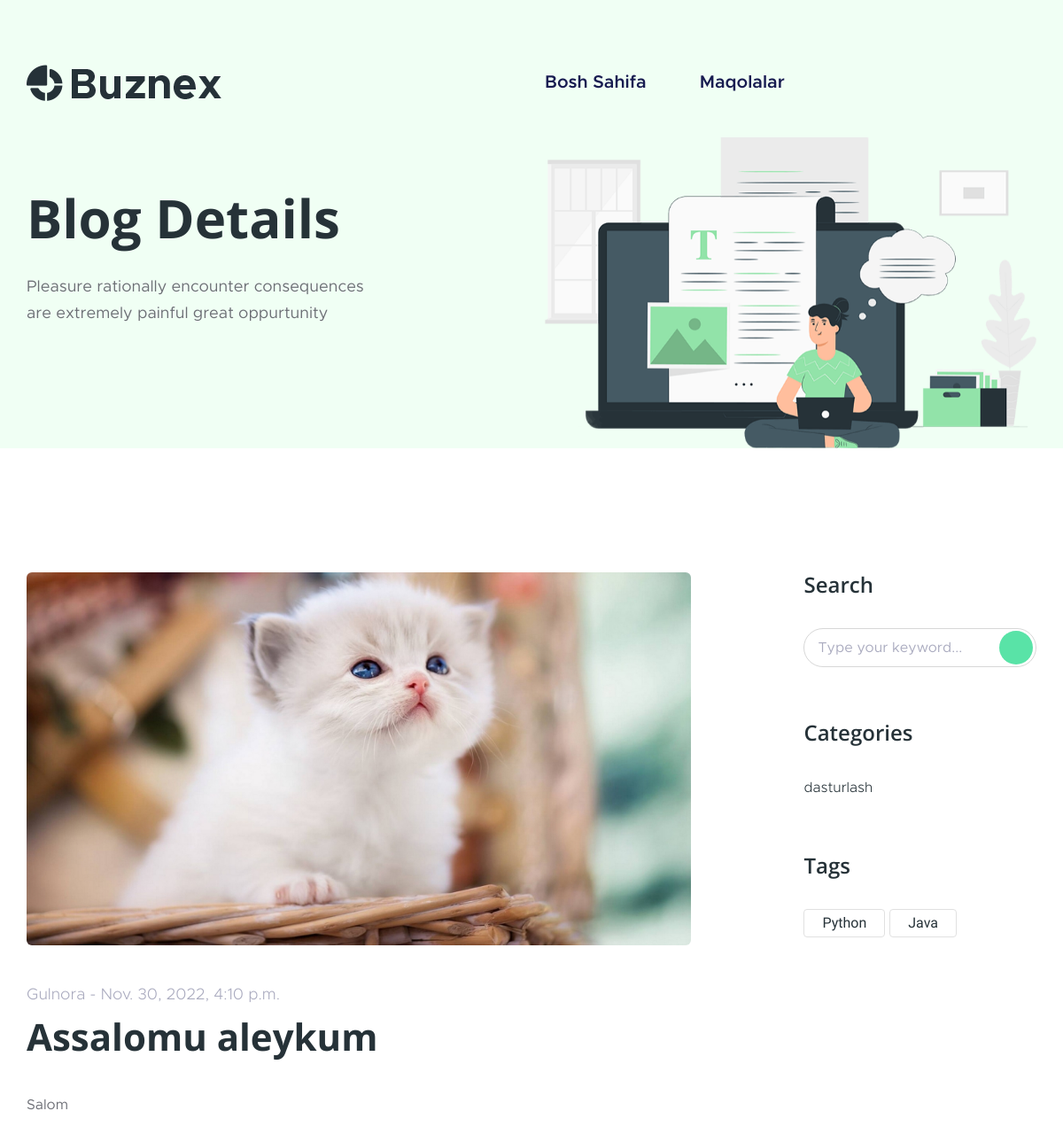
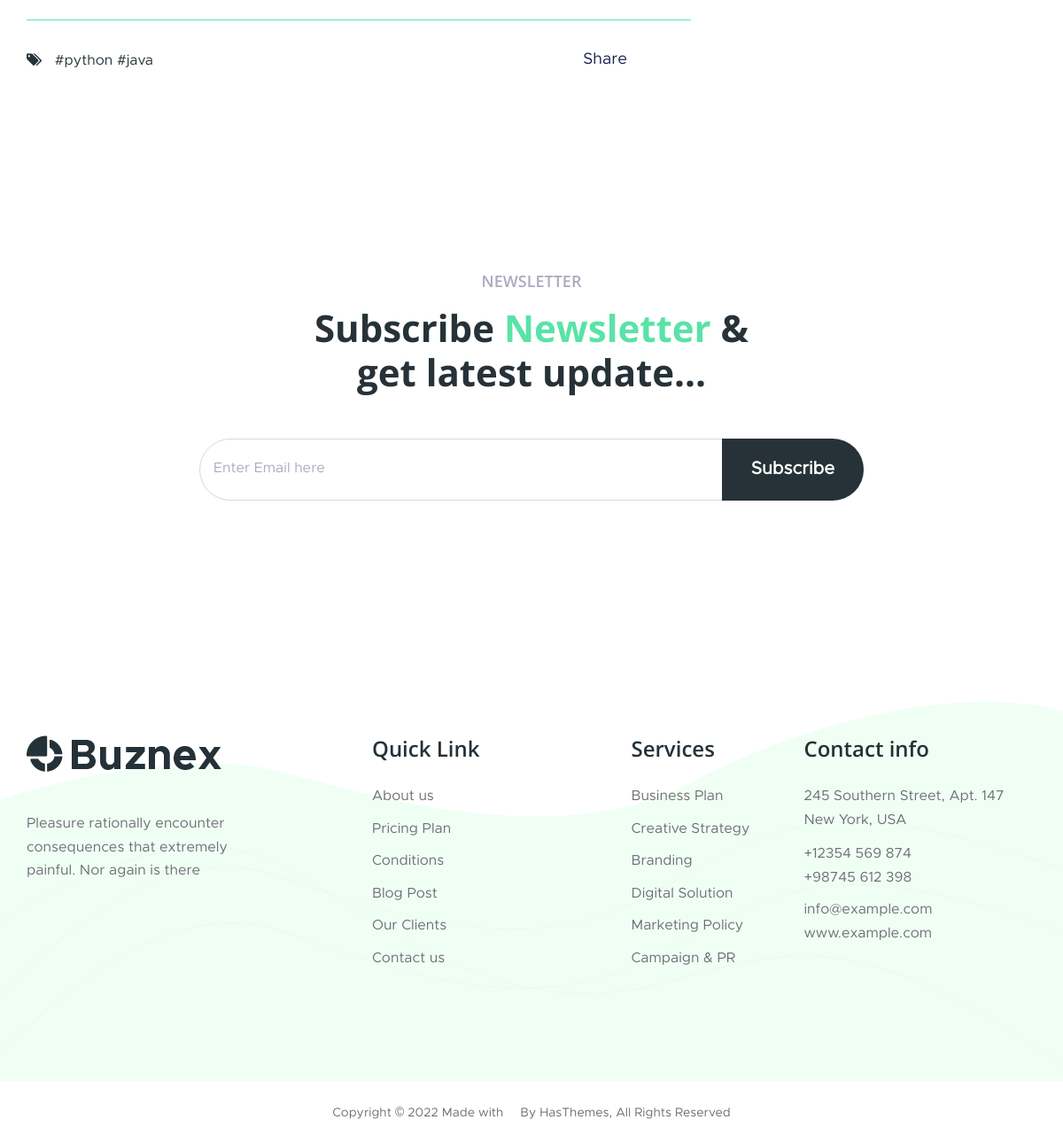
The app's page /post/1/ with its own data (2 pictures, top to bottom).
### home/models.py (models this page shows, shortened)
class Post(models.Model):
    image = models.ImageField(upload_to='posts/')
    user = models.ForeignKey(User, on_delete=models.CASCADE)
    category = models.ForeignKey(Category, on_delete=models.CASCADE)
    tags = models.ManyToManyField(Tag)
    title = models.CharField(max_length=500)
    content = models.TextField()
    date = models.DateTimeField(auto_now_add=True)

class User(AbstractUser):
    phone = models.CharField(max_length=200,null=True,blank=True)
    address = models.CharField(max_length=200,null=True,blank=True)
    position = models.CharField(max_length=200,null=True,blank=True)
    image = models.ImageField(upload_to='users',null=True,blank=True)

class Tag(models.Model):
    name = models.CharField(max_length=200)

class Category(models.Model):
    name = models.CharField(max_length=200)

### home/views.py (the view)
# urls.py: path('post/<pk>/', PostDetailView.as_view(), name="post_detail"),
class PostDetailView(DetailView):
    model = Post
    template_name = 'blog-details.html'
    context_object_name = 'post'
    def get_context_data(self, **kwargs):
        context = super(PostDetailView, self).get_context_data(**kwargs)
        context['category'] = Category.objects.all()
        context['tags'] = Tag.objects.all()
        return context

### templates/blog-details.html (shortened to what this page needs)
{% extends 'main.html' %} {% load static %}{% block content %}
    <section class="banner-section position-relative">
        <img class="banner-shape" src="{% static 'assets/images/banner/shape1.png' %}" alt="shape" />
        <div class="container">
            <div class="row">
                <div class="col-md-6">
                    <div class="banner-content banner-padding">
                        <h3 class="title">Blog Details</h3>
                        <p>
                            Pleasure rationally encounter consequences <br />
              are extremely painful great oppurtunity
                        </p>
                    </div>
                </div>
                <div class="col-md-6 mt-7 mt-md-0">
                    <div class="banner-content scene banner-img">
                        <div data-depth="0.2">
                            <img src="{% static 'assets/images/blog/banner.png' %}" alt="img" />
                        </div>
                    </div>
                </div>
            </div>
        </div>
    </section>
    <section class="blog-section section-py">
        <div class="container">
            <div class="row mb-n7">
                <div class="col-xl-8 col-lg-8 mb-7">
                    <div class="blog-details-content">
                        <div class="blog-details-thumb">
                            <img src="{{post.image.url}}" alt="img" />
                        </div>
                        <p class="blog-details-meta">{{post.user.username|title}} - {{post.date}}</p>
                        <h3 class="blog-details-title">
                            {{post.title}}
                        </h3>
                        <div class="blog-details-grid">
                            {{post.content}}
                        </div>
                        <div class="social-tags d-sm-flex justify-content-between align-items-center">
                            <p class="mb-4 mb-sm-0">
                                <i class="fa fa-tags"></i> {% for t in post.tags.all %}#{{t.name}} {% endfor %}
                            </p>
                            <ul class="social-links d-flex">
                                <li class="share"><span>Share</span></li>
                                <li>
                                    <a href="#"><i class="icofont-facebook"></i></a>
                                </li>
                                <li>
                                    <a href="#"><i class="icofont-twitter"></i></a>
                                </li>
                                <li>
                                    <a href="#"><i class="icofont-instagram"></i></a>
                                </li>
                            </ul>
                        </div>
                    </div>
                </div>
                <div class="col-xl-3 col-lg-4 mb-7 offset-xl-1">
                    <div class="widget-wrapper widget-wrapper-nl">
                        <div class="sidebar-widget">
                            <h3 class="widget-title">Search</h3>
                            <div class="widget-content">
                                <div class="widget-search">
                                    <form action="#">
                                        <input class="form-control" type="text" placeholder="Type your keyword..." />
                                        <button class="widget-search-btn">
                                            <i class="icofont-search"></i>
                                        </button>
                                    </form>
                                </div>
                            </div>
                        </div>
                        <div class="sidebar-widget">
                            <h3 class="widget-title">Categories</h3>
                            <div class="widget-list">
                                <ul class="list-group list-group-flush">
                                    {% for ct in category %}
                                    <li class="list-group-item d-flex justify-content-between align-items-center">
                                        {{ct.name}}
                                    </li>
                                    {% endfor %}
                                </ul>
                            </div>
                        </div>
                        <div class="sidebar-widget">
                            <h3 class="widget-title">Tags</h3>
                            <div class="widget-tags">
                                {% for t in tags %}
                                <a class="widget-tag-link" href="JavaScript:Void(0);">{{t.name}}</a>
                                {% endfor %}
                            </div>
                        </div>
                    </div>
                </div>
            </div>
        </div>
    </section>
    <section class="news-letter-section section-pb">
        <div class="container">
            <div class="row">
                <div class="col-lg-7 col-xl-6 mx-auto">
                    <div class="title-section mb-10 text-center">
                        <span class="sub-title">NEWSLETTER</span>
                        <h3 class="title mb-0">
                            Subscribe <span class="text-primary">Newsletter</span> &
                            <br class="d-none d-xl-block" />get latest update...
                        </h3>
                    </div>
                </div>
                <div class="col-xl-8 col-lg-10 mx-auto">
                    <form id="mc-form" class="news-letter-form d-flex">
                        <input id="mc-email" class="form-control" type="email" placeholder="Enter Email here" name="email" required="" />
                        <button class="search-btn" type="submit">Subscribe</button>
                    </form>
                </div>
            </div>
        </div>
    </section>
{% endblock %}

### records on screen
Post: image (picture), user.username "Gulnora", date "Nov. 30, 2022, 4:10 p.m.", title "Assalomu aleykum", content "Salom"
Tag: name "python", name "Python"
Tag: name "java", name "Java"
Category: name "dasturlash"
